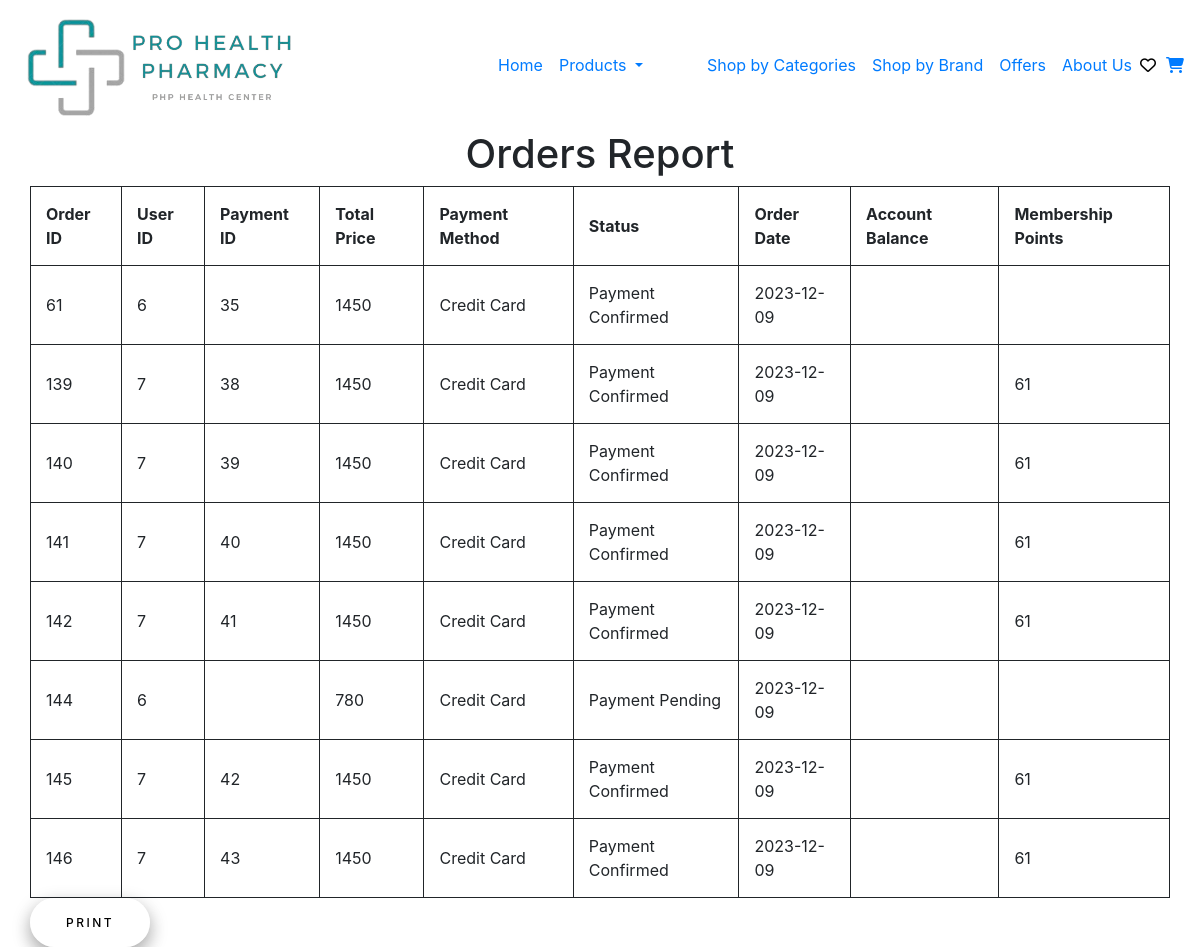
Before: /Reports/OrderReport.php with the older database file.
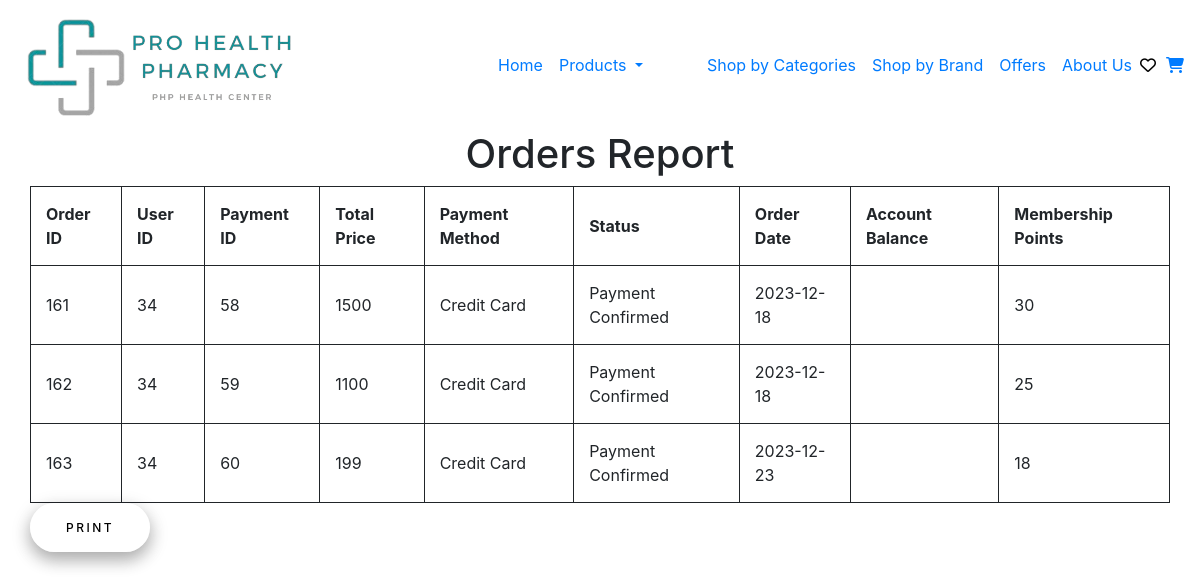
After: the same page with the newer database file.
### Reports/OrderReport.php (the view, shortened to what this page needs)
<?php
include '../header.php';
?>
<!DOCTYPE html>
    <html lang="en">
    <head>
    <link rel="stylesheet" href="../css/Report.css" />
</head>
<body>
    <main>
    <?php
include '../Connection/init.php';
$stmt = $db->prepare("SELECT * FROM `order data`");
$stmt->execute();
$order = $stmt->fetchAll(PDO::FETCH_ASSOC);
?>
<div class="container">
    <div class="row">
        <div class="col-x1-12">
            <h1 style="text-align: center">Orders Report</h1>
                <table>
                        <tr>
                            <th>Order ID</th>
                            <th>User ID</th>
                            <th>Payment ID</th>
                            <th>Total Price</th>
                            <th>Payment Method</th>
                            <th>Status</th>
                            <th>Order Date</th>
                            <th>Account Balance</th>
                            <th>Membership Points</th>
                        </tr>
        <tbody>
<?php
foreach ($order as $order) {
    $OrderID = $order['OrderID'];
    $UserID = $order['UserID'];
    $PaymentID = $order['PaymentID'];
    $TotalPrice = $order['TotalPrice'];
    $paymentMethod = $order['PaymentMethod'];
    $Status = $order['Status'];
    $OrderDate = $order['OrderDate'];
    $AccBalance = $order['AccBalance'];
    $MembershipPoints = $order['MembershipPoints'];
?>
        <tr>
            <td><?php echo $OrderID ?></td>
            <td><?php echo $UserID ?></td>
            <td><?php echo $PaymentID ?></td>
            <td><?php echo $TotalPrice ?></td>
            <td><?php echo $paymentMethod ?></td>
            <td><?php echo $Status ?></td>
            <td><?php echo $OrderDate ?></td>
            <td><?php echo $AccBalance ?></td>
            <td><?php echo $MembershipPoints ?></td>
        <tr>
        <?php } ?>
        </tbody>
        </div>
    </div>
</div>
<button onclick="window.print()" class="Print">Print</button>
</main>
</html>

Changed rows visible on the page:
removed order data: OrderID "61", UserID "6", PaymentID "35", TotalPrice "1450", PaymentMethod "Credit Card", Status "Payment Confirmed", OrderDate "2023-12-09"
removed order data: OrderID "139", UserID "7", PaymentID "38", TotalPrice "1450", PaymentMethod "Credit Card", Status "Payment Confirmed", OrderDate "2023-12-09", MembershipPoints "61"
removed order data: OrderID "140", UserID "7", PaymentID "39", TotalPrice "1450", PaymentMethod "Credit Card", Status "Payment Confirmed", OrderDate "2023-12-09", MembershipPoints "61"
removed order data: OrderID "141", UserID "7", PaymentID "40", TotalPrice "1450", PaymentMethod "Credit Card", Status "Payment Confirmed", OrderDate "2023-12-09", MembershipPoints "61"
removed order data: OrderID "142", UserID "7", PaymentID "41", TotalPrice "1450", PaymentMethod "Credit Card", Status "Payment Confirmed", OrderDate "2023-12-09", MembershipPoints "61"
removed order data: OrderID "144", UserID "6", TotalPrice "780", PaymentMethod "Credit Card", Status "Payment Pending", OrderDate "2023-12-09"
removed order data: OrderID "145", UserID "7", PaymentID "42", TotalPrice "1450", PaymentMethod "Credit Card", Status "Payment Confirmed", OrderDate "2023-12-09", MembershipPoints "61"
removed order data: OrderID "146", UserID "7", PaymentID "43", TotalPrice "1450", PaymentMethod "Credit Card", Status "Payment Confirmed", OrderDate "2023-12-09", MembershipPoints "61"
added order data: OrderID "161", UserID "34", PaymentID "58", TotalPrice "1500", PaymentMethod "Credit Card", Status "Payment Confirmed", OrderDate "2023-12-18", MembershipPoints "30"
added order data: OrderID "162", UserID "34", PaymentID "59", TotalPrice "1100", PaymentMethod "Credit Card", Status "Payment Confirmed", OrderDate "2023-12-18", MembershipPoints "25"
added order data: OrderID "163", UserID "34", PaymentID "60", TotalPrice "199", PaymentMethod "Credit Card", Status "Payment Confirmed", OrderDate "2023-12-23", MembershipPoints "18"
